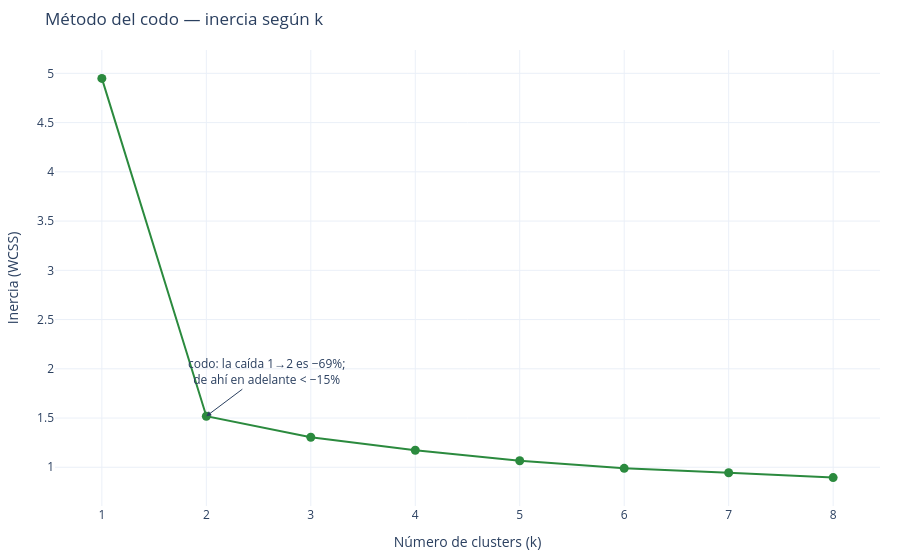
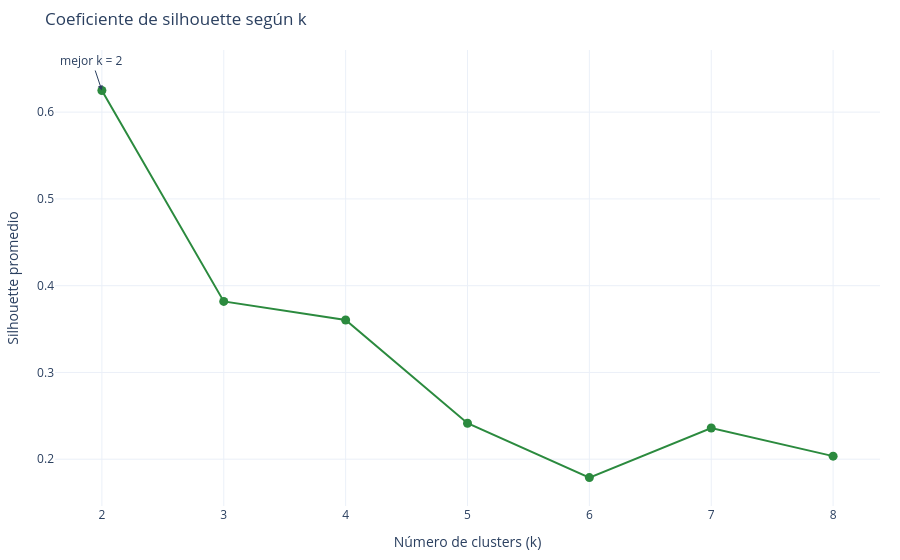

Write notebook code for charts like these, in order.
### Markdown cell above
## 2. ¿Cuántos grupos hay? Método del codo + silhouette

En lugar de fijar *k* a ojo, usamos **dos criterios complementarios**:

- **Método del codo**: la inercia (suma de distancias² al centroide) siempre baja al
  aumentar k; buscamos el punto donde deja de bajar "en picada". Importante graficar
  **desde k = 1** — si se omite, el codo aparenta estar más a la derecha.
- **Coeficiente de silhouette**: cohesión interna vs separación entre clusters
  (más alto = mejor). Solo está definido desde k = 2.

### Code cell
ks_elbow = list(range(1, 9))
inertias = []
scores = {}
for k in ks_elbow:
    km = KMeans(n_clusters=k, random_state=42, n_init=10)
    labels = km.fit_predict(X)
    inertias.append(km.inertia_)
    if k >= 2:
        scores[k] = silhouette_score(X, labels)

elbow = pd.DataFrame({"k": ks_elbow, "inercia": inertias})
sil = pd.DataFrame({"k": list(scores), "silhouette": list(scores.values())})
best_k = int(sil.loc[sil["silhouette"].idxmax(), "k"])

fig = px.line(elbow, x="k", y="inercia", markers=True, template=TEMPLATE,
              title="Método del codo — inercia según k",
              labels={"k": "Número de clusters (k)", "inercia": "Inercia (WCSS)"})
fig.update_traces(line_color=C_VERDE, marker=dict(size=9))
fig.add_annotation(x=2, y=elbow.loc[elbow["k"] == 2, "inercia"].iloc[0],
                   text="codo: la caída 1→2 es −69%;<br>de ahí en adelante < −15%",
                   showarrow=True, arrowhead=2, ax=60, ay=-45)
fig.update_layout(margin=dict(l=40, r=20, t=50, b=40))
fig.show()

fig = px.line(sil, x="k", y="silhouette", markers=True, template=TEMPLATE,
              title="Coeficiente de silhouette según k",
              labels={"k": "Número de clusters (k)", "silhouette": "Silhouette promedio"})
fig.update_traces(line_color=C_VERDE, marker=dict(size=9))
fig.add_annotation(x=best_k, y=sil["silhouette"].max(),
                   text=f"mejor k = {best_k}", showarrow=True, arrowhead=2, ay=-30)
fig.update_layout(margin=dict(l=40, r=20, t=50, b=40))
fig.show()
sil.round(3)

### Figure 1 — Plotly figure (JSON) as saved in the notebook; plotly's stock layout.template omitted (floating-point values rounded to 4 significant figures)
{"data": [{"hovertemplate": "Número de clusters (k)=%{x}<br>Inercia (WCSS)=%{y}<extra></extra>", "legendgroup": "", "line": {"color": "#2b8a3e", "dash": "solid"}, "marker": {"size": 9, "symbol": "circle"}, "mode": "lines+markers", "name": "", "orientation": "v", "showlegend": false, "type": "scatter", "x": [1, 2, 3, 4, 5, 6, 7, 8], "xaxis": "x", "y": [4.949, 1.519, 1.304, 1.173, 1.066, 0.9894, 0.9446, 0.8954], "yaxis": "y"}], "layout": {"annotations": [{"arrowhead": 2, "ax": 60, "ay": -45, "showarrow": true, "text": "codo: la caída 1→2 es −69%;<br>de ahí en adelante < −15%", "x": 2, "y": 1.519}], "legend": {"tracegroupgap": 0}, "margin": {"b": 40, "l": 40, "r": 20, "t": 50}, "title": {"text": "Método del codo — inercia según k"}, "xaxis": {"anchor": "y", "domain": [0.0, 1.0], "title": {"text": "Número de clusters (k)"}}, "yaxis": {"anchor": "x", "domain": [0.0, 1.0], "title": {"text": "Inercia (WCSS)"}}}}

### Figure 2 — Plotly figure (JSON) as saved in the notebook; plotly's stock layout.template omitted (floating-point values rounded to 4 significant figures)
{"data": [{"hovertemplate": "Número de clusters (k)=%{x}<br>Silhouette promedio=%{y}<extra></extra>", "legendgroup": "", "line": {"color": "#2b8a3e", "dash": "solid"}, "marker": {"size": 9, "symbol": "circle"}, "mode": "lines+markers", "name": "", "orientation": "v", "showlegend": false, "type": "scatter", "x": [2, 3, 4, 5, 6, 7, 8], "xaxis": "x", "y": [0.625, 0.3818, 0.3604, 0.2415, 0.1788, 0.236, 0.2035], "yaxis": "y"}], "layout": {"annotations": [{"arrowhead": 2, "ay": -30, "showarrow": true, "text": "mejor k = 2", "x": 2, "y": 0.625}], "legend": {"tracegroupgap": 0}, "margin": {"b": 40, "l": 40, "r": 20, "t": 50}, "title": {"text": "Coeficiente de silhouette según k"}, "xaxis": {"anchor": "y", "domain": [0.0, 1.0], "title": {"text": "Número de clusters (k)"}}, "yaxis": {"anchor": "x", "domain": [0.0, 1.0], "title": {"text": "Silhouette promedio"}}}}
